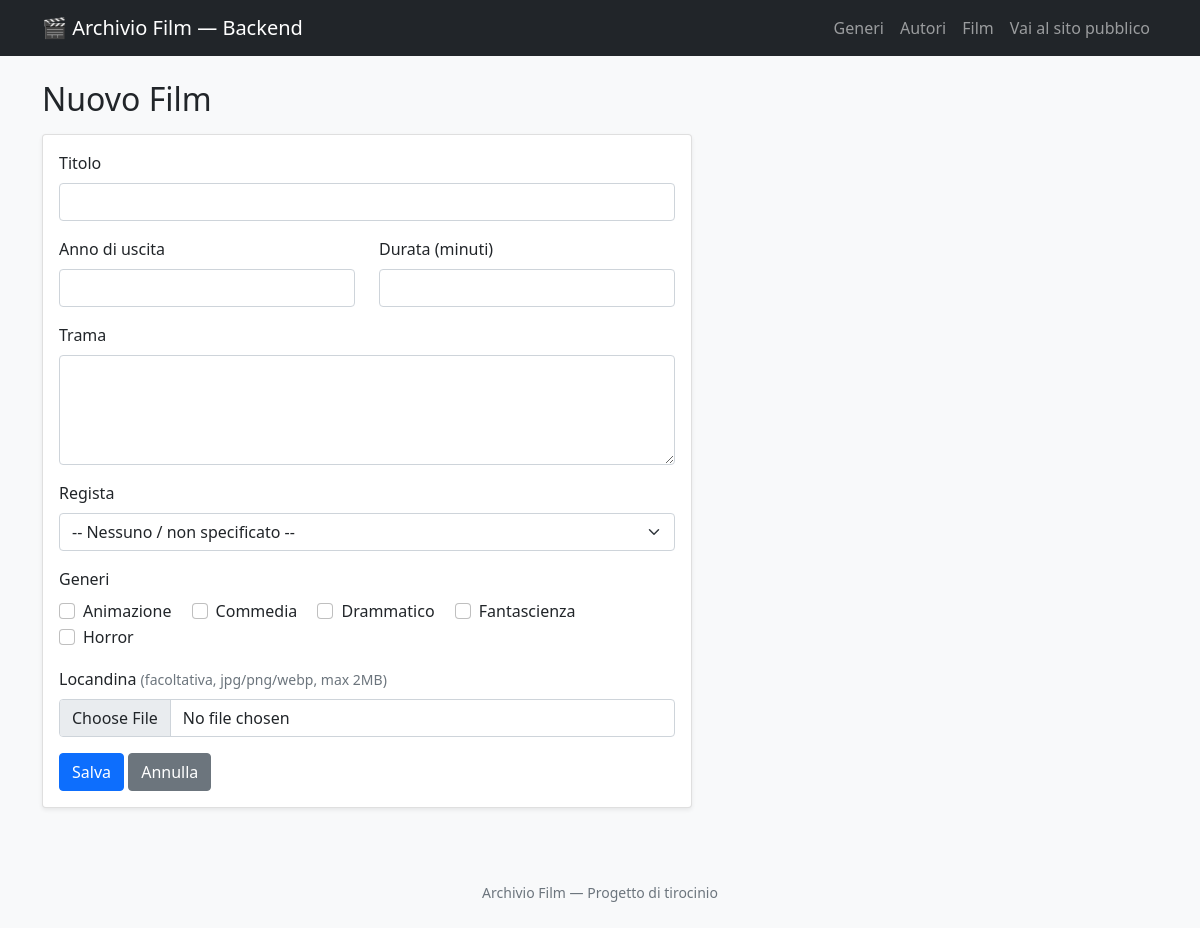
/backend/film/nuovo.php, run on the app's committed database.
### tables this page shows
CREATE TABLE generi (
  id_genere INT AUTO_INCREMENT PRIMARY KEY,
  nome VARCHAR(50) NOT NULL UNIQUE
);

### backend/film/nuovo.php (the view, shortened to what this page needs)
<?php
require "../../config/db.php";
$titolo = "";
$anno_uscita = "";
$durata_minuti = "";
$trama = "";
$generi_selezionati = [];
$generi = [];
$risultato_generi = mysqli_query($conn, "SELECT id_genere, nome FROM generi ORDER BY nome");
while ($riga = mysqli_fetch_assoc($risultato_generi)) {
    $generi[] = $riga;
}
require "../../includes/header.php";
?>
<h2 class="mb-3">Nuovo Film</h2>
<div class="card shadow-sm" style="max-width: 650px;">
  <div class="card-body">
    <form method="POST" action="nuovo.php" enctype="multipart/form-data">
      <div class="mb-3">
        <label for="titolo" class="form-label">Titolo</label>
        <input type="text" id="titolo" name="titolo" class="form-control" value="<?= htmlspecialchars($titolo) ?>">
      </div>
      <div class="row">
        <div class="col mb-3">
          <label for="anno_uscita" class="form-label">Anno di uscita</label>
          <input type="number" id="anno_uscita" name="anno_uscita" class="form-control" value="<?= htmlspecialchars($anno_uscita) ?>">
        </div>
        <div class="col mb-3">
          <label for="durata_minuti" class="form-label">Durata (minuti)</label>
          <input type="number" id="durata_minuti" name="durata_minuti" class="form-control" value="<?= htmlspecialchars($durata_minuti) ?>">
        </div>
      </div>
      <div class="mb-3">
        <label for="trama" class="form-label">Trama</label>
        <textarea id="trama" name="trama" class="form-control" rows="4"><?= htmlspecialchars($trama) ?></textarea>
      </div>
      <div class="mb-3">
        <label for="id_autore" class="form-label">Regista</label>
        <select id="id_autore" name="id_autore" class="form-select">
          <option value="">-- Nessuno / non specificato --</option>
        </select>
      </div>
      <div class="mb-3">
        <label class="form-label">Generi</label><br>
        <?php foreach ($generi as $genere): ?>
          <div class="form-check form-check-inline">
            <input type="checkbox" class="form-check-input" name="generi[]"
                   id="genere_<?= $genere['id_genere'] ?>" value="<?= $genere['id_genere'] ?>"
                   <?= in_array($genere['id_genere'], $generi_selezionati) ? 'checked' : '' ?>>
            <label class="form-check-label" for="genere_<?= $genere['id_genere'] ?>">
              <?= htmlspecialchars($genere['nome']) ?>
            </label>
          </div>
        <?php endforeach; ?>
      </div>
      <div class="mb-3">
        <label for="locandina" class="form-label">Locandina <span class="text-muted small">(facoltativa, jpg/png/webp, max 2MB)</span></label>
        <input type="file" id="locandina" name="locandina" class="form-control" accept="image/*">
      </div>
      <button type="submit" class="btn btn-primary">Salva</button>
      <a href="elenco.php" class="btn btn-secondary">Annulla</a>
    </form>
  </div>
</div>
<?php require "../../includes/footer.php"; ?>

### data on the page
generi: nome "Animazione"
generi: nome "Commedia"
generi: nome "Drammatico"
generi: nome "Fantascienza"
generi: nome "Horror"
